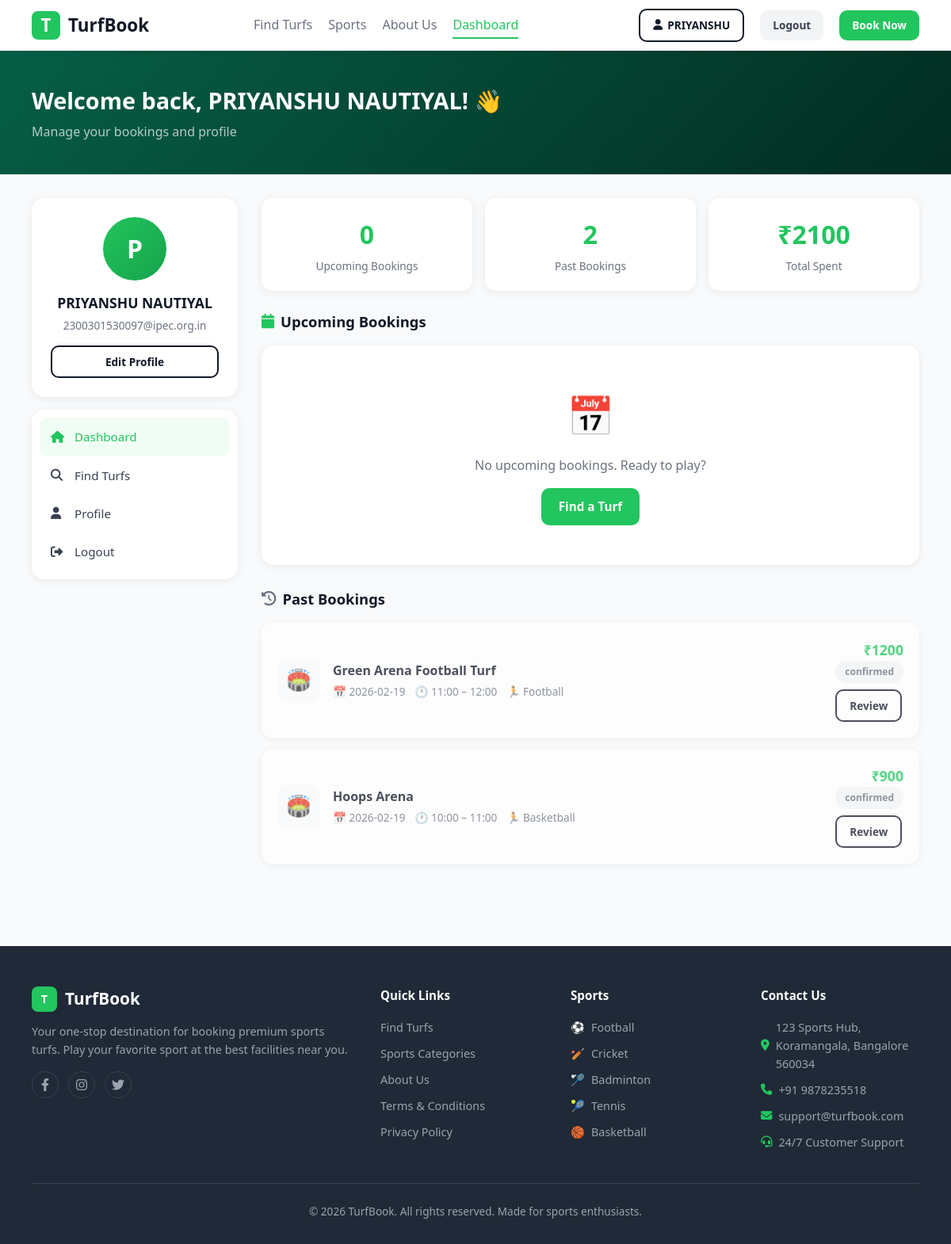
/dashboard (signed in), run on the app's committed database.
### tables this page shows
CREATE TABLE users (
            id INTEGER PRIMARY KEY AUTOINCREMENT,
            name TEXT NOT NULL,
            email TEXT UNIQUE NOT NULL,
            phone TEXT,
            password TEXT NOT NULL,
            role TEXT DEFAULT 'user',
            created_at TEXT DEFAULT CURRENT_TIMESTAMP
        );

CREATE TABLE bookings (
            id INTEGER PRIMARY KEY AUTOINCREMENT,
            user_id INTEGER NOT NULL,
            turf_id INTEGER NOT NULL,
            booking_date TEXT NOT NULL,
            start_time TEXT NOT NULL,
            end_time TEXT NOT NULL,
            duration_hours REAL NOT NULL,
            total_amount INTEGER NOT NULL,
            sport TEXT NOT NULL,
            players INTEGER DEFAULT 1,
            status TEXT DEFAULT 'confirmed',
            payment_status TEXT DEFAULT 'pending',
            created_at TEXT DEFAULT CURRENT_TIMESTAMP,
            FOREIGN KEY(user_id) REFERENCES users(id),
            FOREIGN KEY(turf_id) REFERENCES turfs(id)
        );

CREATE TABLE turfs (
            id INTEGER PRIMARY KEY AUTOINCREMENT,
            name TEXT NOT NULL,
            location TEXT NOT NULL,
            city TEXT NOT NULL,
            distance REAL,
            rating REAL DEFAULT 4.5,
            review_count INTEGER DEFAULT 0,
            open_time TEXT DEFAULT '6 AM',
            close_time TEXT DEFAULT '11 PM',
            max_players INTEGER DEFAULT 22,
            price_per_hour INTEGER NOT NULL,
            sports TEXT NOT NULL,
            amenities TEXT DEFAULT '',
            image_url TEXT DEFAULT '',
            description TEXT DEFAULT '',
            is_active INTEGER DEFAULT 1
        );

### app.py (the view)
@app.route('/dashboard')
@login_required
def dashboard():
    conn = get_db()
    bookings = conn.execute("""
        SELECT b.*, t.name as turf_name, t.location, t.price_per_hour
        FROM bookings b JOIN turfs t ON b.turf_id=t.id
        WHERE b.user_id=? ORDER BY b.booking_date DESC, b.start_time DESC
    """, (session['user_id'],)).fetchall()
    user = conn.execute("SELECT * FROM users WHERE id=?", (session['user_id'],)).fetchone()
    conn.close()
    upcoming = [b for b in bookings if b['booking_date'] >= date.today().isoformat() and b['status'] == 'confirmed']
    past = [b for b in bookings if b['booking_date'] < date.today().isoformat() or b['status'] != 'confirmed']
    return render_template('dashboard.html', user=user, upcoming=upcoming, past=past)

### app.py (called while the page is built)
def get_db():
    conn = sqlite3.connect(DB_PATH)
    conn.row_factory = sqlite3.Row
    return conn

def login_required(f):
    @wraps(f)
    def decorated(*args, **kwargs):
        if 'user_id' not in session:
            flash('Please login to continue.', 'warning')
            return redirect(url_for('login'))
        return f(*args, **kwargs)
    return decorated

### templates/dashboard.html (shortened to what this page needs)
{% extends 'base.html' %}
{% block content %}
<div class="dash-header">
  <h1>Welcome back, {{ user.name }}! 👋</h1>
  <p>Manage your bookings and profile</p>
</div>
<div class="dash-layout">
  <div class="dash-sidebar">
    <div class="profile-card">
      <div class="profile-avatar">{{ user.name[0].upper() }}</div>
      <div class="profile-name">{{ user.name }}</div>
      <div class="profile-email">{{ user.email }}</div>
      <a href="/profile" class="btn btn-outline btn-sm" style="width:100%; justify-content:center;">Edit Profile</a>
    </div>
    <div class="dash-nav">
      <a href="/dashboard" class="active"><i class="fa fa-home"></i> Dashboard</a>
      <a href="/find-turfs"><i class="fa fa-search"></i> Find Turfs</a>
      <a href="/profile"><i class="fa fa-user"></i> Profile</a>
      <a href="/logout"><i class="fa fa-sign-out-alt"></i> Logout</a>
    </div>
  </div>
  <div>
    <div class="stats-row">
      <div class="stat-box">
        <div class="num">{{ upcoming|length }}</div>
        <div class="lbl">Upcoming Bookings</div>
      </div>
      <div class="stat-box">
        <div class="num">{{ past|length }}</div>
        <div class="lbl">Past Bookings</div>
      </div>
      <div class="stat-box">
        <div class="num">₹{{ (upcoming + past) | sum(attribute='total_amount') }}</div>
        <div class="lbl">Total Spent</div>
      </div>
    </div>
    <div class="section-title"><i class="fa fa-calendar" style="color:var(--green)"></i> Upcoming Bookings</div>
    {% if upcoming %}
      {% for b in upcoming %}
      <div class="booking-item">
        <div class="booking-icon">🏟️</div>
        <div class="booking-info">
          <h4>{{ b.turf_name }}</h4>
          <div class="meta">
            <span>📅 {{ b.booking_date }}</span>
            <span>🕐 {{ b.start_time }} – {{ b.end_time }}</span>
            <span>🏃 {{ b.sport }}</span>
            <span>📍 {{ b.location }}</span>
          </div>
        </div>
        <div class="booking-right">
          <div class="amount">₹{{ b.total_amount }}</div>
          <span class="badge badge-green">{{ b.status }}</span>
          <div class="actions">
            <a href="/turf/{{ b.turf_id }}" class="btn btn-outline btn-sm">View</a>
            <form action="/cancel-booking/{{ b.id }}" method="post" onsubmit="return confirm('Cancel this booking?')">
              <button type="submit" class="btn btn-red btn-sm">Cancel</button>
            </form>
          </div>
        </div>
      </div>
      {% endfor %}
    {% else %}
      <div class="empty-state">
        <div class="icon">📅</div>
        <p>No upcoming bookings. Ready to play?</p>
        <a href="/find-turfs" class="btn btn-green">Find a Turf</a>
      </div>
    {% endif %}
    {% if past %}
    <div class="section-title" style="margin-top:28px;"><i class="fa fa-history" style="color:var(--gray)"></i> Past Bookings</div>
    {% for b in past %}
    <div class="booking-item" style="opacity:0.75;">
      <div class="booking-icon" style="background:#f9fafb;">🏟️</div>
      <div class="booking-info">
        <h4>{{ b.turf_name }}</h4>
        <div class="meta">
          <span>📅 {{ b.booking_date }}</span>
          <span>🕐 {{ b.start_time }} – {{ b.end_time }}</span>
          <span>🏃 {{ b.sport }}</span>
        </div>
      </div>
      <div class="booking-right">
        <div class="amount">₹{{ b.total_amount }}</div>
        <span class="badge {{ 'badge-red' if b.status == 'cancelled' else 'badge-gray' }}">{{ b.status }}</span>
        <div class="actions">
          <a href="/turf/{{ b.turf_id }}" class="btn btn-outline btn-sm">Review</a>
        </div>
      </div>
    </div>
    {% endfor %}
    {% endif %}
  </div>
</div>
{% endblock %}

### static/css/style.css (style rules this page uses)
:root { --green: #22c55e; --green-dark: #16a34a; --yellow: #f59e0b; --dark: #111827; --gray: #6b7280; --light: #f9fafb; --white: #fff; --red: #ef4444; --blue: #3b82f6; --border-radius: 10px; --shadow-sm: 0 2px 12px rgba(0,0,0,0.07); --shadow-md: 0 4px 20px rgba(0,0,0,0.08); --shadow-lg: 0 8px 30px rgba(0,0,0,0.12); --transition: all 0.3s ease; }
* { box-sizing: border-box; margin: 0; padding: 0; }
html, body { width: 100%; height: 100%; }
body { font-family: 'Segoe UI', Tahoma, Geneva, Verdana, sans-serif; color: var(--dark); background: var(--light); line-height: 1.6; }
a { text-decoration: none; color: inherit; transition: var(--transition); }
.btn { padding: 11px 22px; border-radius: var(--border-radius); font-weight: 600; cursor: pointer; border: none; transition: var(--transition); font-size: 0.95rem; display: inline-flex; align-items: center; gap: 6px; white-space: nowrap; }
.btn-green { background: var(--green); color: white; }
.btn-outline { border: 2px solid var(--dark); color: var(--dark); background: transparent; }
.btn-sm { padding: 8px 16px; font-size: 0.85rem; }
.badge { padding: 4px 12px; border-radius: 20px; font-size: 0.75rem; font-weight: 700; display: inline-block; }
.badge-gray { background: #f3f4f6; color: var(--gray); }

### templates/base.html (style rules this page uses)
:root { --green: #22c55e; --green-dark: #16a34a; --yellow: #f59e0b; --dark: #111827; --gray: #6b7280; --light: #f9fafb; --white: #fff; --red: #ef4444; --blue: #3b82f6; }

### templates/dashboard.html (style rules this page uses)
.dash-header { background: linear-gradient(135deg, #065f46, #022c22); padding: 40px; color: white; }
.dash-header h1 { font-size: 1.8rem; font-weight: 800; margin-bottom: 4px; }
.dash-header p { color: rgba(255,255,255,0.7); }
.dash-layout { display: grid; grid-template-columns: 260px 1fr; gap: 30px; padding: 30px 40px; max-width: 1300px; margin: 0 auto; }
.profile-card { background: white; border-radius: 16px; padding: 24px; box-shadow: 0 2px 12px rgba(0,0,0,0.07); text-align: center; margin-bottom: 16px; }
.profile-avatar { width: 80px; height: 80px; background: linear-gradient(135deg, var(--green), var(--green-dark)); border-radius: 50%; display: flex; align-items: center; justify-content: center; font-size: 2rem; color: white; font-weight: 800; margin: 0 auto 14px; }
.profile-name { font-size: 1.1rem; font-weight: 700; margin-bottom: 4px; }
.profile-email { color: var(--gray); font-size: 0.85rem; margin-bottom: 14px; }
.dash-nav { background: white; border-radius: 16px; padding: 10px; box-shadow: 0 2px 12px rgba(0,0,0,0.07); }
.dash-nav a { display: flex; align-items: center; gap: 10px; padding: 12px 14px; border-radius: 10px; color: #374151; font-weight: 500; transition: all 0.2s; font-size: 0.95rem; }
.dash-nav a:hover, .dash-nav a.active { background: #f0fdf4; color: var(--green); }
.dash-nav a i { width: 20px; }
.stats-row { display: grid; grid-template-columns: repeat(3, 1fr); gap: 16px; margin-bottom: 24px; }
.stat-box { background: white; border-radius: 14px; padding: 20px; box-shadow: 0 2px 12px rgba(0,0,0,0.07); text-align: center; }
.stat-box .num { font-size: 2rem; font-weight: 800; color: var(--green); }
.stat-box .lbl { color: var(--gray); font-size: 0.85rem; margin-top: 4px; }
.section-title { font-size: 1.15rem; font-weight: 700; margin-bottom: 16px; display: flex; align-items: center; gap: 8px; }
.booking-item { background: white; border-radius: 14px; padding: 20px; box-shadow: 0 2px 12px rgba(0,0,0,0.07); margin-bottom: 14px; display: flex; align-items: center; gap: 16px; }
.booking-item .booking-icon { width: 54px; height: 54px; background: #f0fdf4; border-radius: 12px; display: flex; align-items: center; justify-content: center; font-size: 1.6rem; flex-shrink: 0; }
.booking-item .booking-info { flex: 1; }
.booking-item .booking-info h4 { font-weight: 700; margin-bottom: 2px; }
.booking-item .booking-info .meta { color: var(--gray); font-size: 0.85rem; display: flex; gap: 12px; flex-wrap: wrap; }
.booking-item .booking-right { text-align: right; flex-shrink: 0; }
.booking-item .booking-right .amount { font-size: 1.1rem; font-weight: 800; color: var(--green); }
.booking-item .booking-right .actions { display: flex; gap: 8px; margin-top: 8px; }
.empty-state { text-align: center; padding: 50px; background: white; border-radius: 16px; box-shadow: 0 2px 12px rgba(0,0,0,0.07); }
.empty-state .icon { font-size: 3rem; margin-bottom: 12px; }
.empty-state p { color: var(--gray); margin-bottom: 16px; }

### data on the page
users: name "PRIYANSHU NAUTIYAL", name "P", email "2300301530097@ipec.org.in"
bookings: turf_name "Green Arena Football Turf", booking_date "2026-02-19", start_time "11:00", end_time "12:00", sport "Football", total_amount "1200", status "confirmed"
bookings: turf_name "Hoops Arena", booking_date "2026-02-19", start_time "10:00", end_time "11:00", sport "Basketball", total_amount "900", status "confirmed"

### other printed values
{{ session.get('user_name', '').split()[0] }} "PRIYANSHU"
{{ upcoming|length }} "0"
{{ past|length }} "2"
{{ (upcoming + past) | sum(attribute='total_amount') }} "2100"
